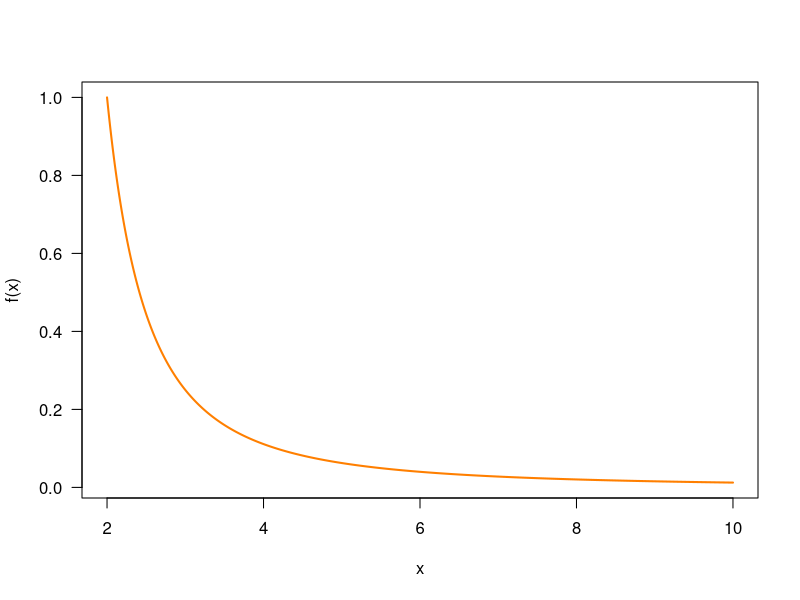
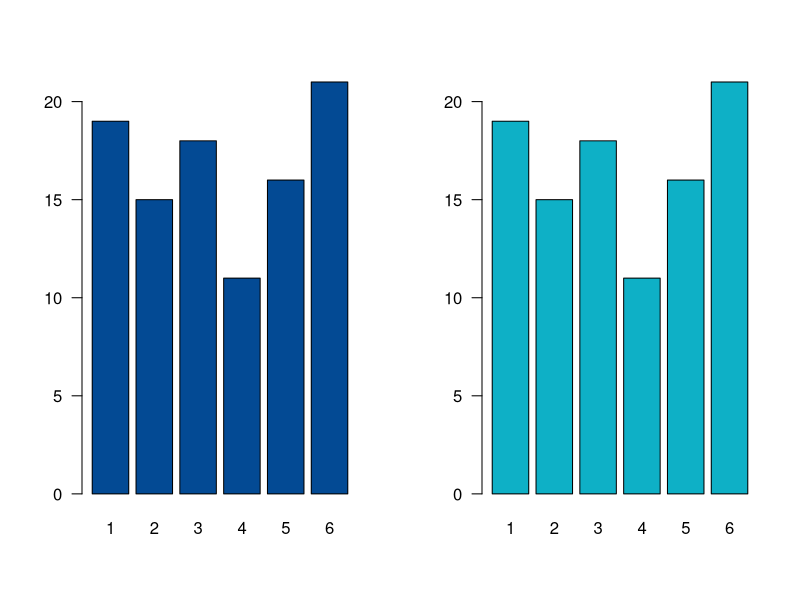

These charts were generated, in order, by the following R code:
## ---- chunk 1
knitr::opts_chunk$set(echo = TRUE, message = FALSE, warning = FALSE, comment = NA, collapse = FALSE)
## ---- chunk 2
# Definición de la función
suma_dos_numeros <- function(x, y) {
  resultado <- x + y
  return(resultado)
}

# Uso de la función
suma_dos_numeros(3, 5)
## ---- chunk 3
# Definición de la función
suma_divide <- function(vec) {
  primer_elemento <- vec[1]
  ultimo_elemento <- vec[length(vec)]
  resultado <- (primer_elemento + ultimo_elemento) / 4
  return(resultado)
}

# Definir un vector de prueba
mi_vector <- c(5, 8, 12, 20)

# Aplicar la función
suma_divide(mi_vector)
## ---- chunk 4
fx <- function(x) {
  1 / (x - 1)^2
}
fx(4.5)

x <- seq(from = 2, to = 10, by = 0.01)
plot(x, fx(x), type = "l", col = "#FF7F00", lwd = 2, las = 1, ylab = "f(x)")
## ---- chunk 5
sapply(iris[, 1:4], mean)
sapply(iris[, 1:4], sd)
## ---- chunk 6
grafica <- function(datos, color) {
  barplot(datos, col = color, las = 1)
}

set.seed(123)
y <- sample(1:6, 100, replace = TRUE)    # simula 100 lanzamientos de un dado
z <- table(y)

par(mfrow = c(1, 2))
grafica(z, "#034A94")
grafica(z, "#0EB0C6")
## ---- chunk 7
rango_vector <- function(x) {
  resultado <- max(x) - min(x)
  return(resultado)
}

rango_vector(c(4, 9, 2, 7))
## ---- chunk 8
coef_variacion <- function(x) {
  return(100 * sd(x) / mean(x))
}

round(coef_variacion(iris$Sepal.Length), 1)
